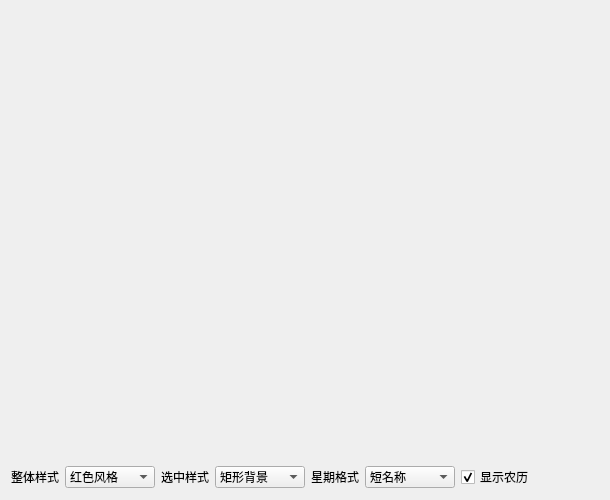
<?xml version="1.0" encoding="UTF-8"?>
<ui version="4.0">
 <class>frmLunarCalendarWidget</class>
 <widget class="QWidget" name="frmLunarCalendarWidget">
  <property name="geometry">
   <rect>
    <x>0</x>
    <y>0</y>
    <width>610</width>
    <height>500</height>
   </rect>
  </property>
  <property name="windowTitle">
   <string>Form</string>
  </property>
  <layout class="QVBoxLayout" name="verticalLayout">
   <item>
    <widget class="LunarCalendarWidget" name="lunarCalendarWidget" native="true">
     <property name="sizePolicy">
      <sizepolicy hsizetype="Preferred" vsizetype="Expanding">
       <horstretch>0</horstretch>
       <verstretch>0</verstretch>
      </sizepolicy>
     </property>
    </widget>
   </item>
   <item>
    <layout class="QHBoxLayout" name="horizontalLayout">
     <item>
      <widget class="QLabel" name="labCalendarStyle">
       <property name="text">
        <string>整体样式</string>
       </property>
      </widget>
     </item>
     <item>
      <widget class="QComboBox" name="cboxCalendarStyle">
       <property name="minimumSize">
        <size>
         <width>90</width>
         <height>0</height>
        </size>
       </property>
       <item>
        <property name="text">
         <string>红色风格</string>
        </property>
       </item>
      </widget>
     </item>
     <item>
      <widget class="QLabel" name="labSelectType">
       <property name="text">
        <string>选中样式</string>
       </property>
      </widget>
     </item>
     <item>
      <widget class="QComboBox" name="cboxSelectType">
       <property name="minimumSize">
        <size>
         <width>90</width>
         <height>0</height>
        </size>
       </property>
       <item>
        <property name="text">
         <string>矩形背景</string>
        </property>
       </item>
       <item>
        <property name="text">
         <string>圆形背景</string>
        </property>
       </item>
       <item>
        <property name="text">
         <string>角标背景</string>
        </property>
       </item>
       <item>
        <property name="text">
         <string>图片背景</string>
        </property>
       </item>
      </widget>
     </item>
     <item>
      <widget class="QLabel" name="labWeekNameFormat">
       <property name="text">
        <string>星期格式</string>
       </property>
      </widget>
     </item>
     <item>
      <widget class="QComboBox" name="cboxWeekNameFormat">
       <property name="minimumSize">
        <size>
         <width>90</width>
         <height>0</height>
        </size>
       </property>
       <item>
        <property name="text">
         <string>短名称</string>
        </property>
       </item>
       <item>
        <property name="text">
         <string>普通名称</string>
        </property>
       </item>
       <item>
        <property name="text">
         <string>长名称</string>
        </property>
       </item>
       <item>
        <property name="text">
         <string>英文名称</string>
        </property>
       </item>
      </widget>
     </item>
     <item>
      <widget class="QCheckBox" name="ckShowLunar">
       <property name="text">
        <string>显示农历</string>
       </property>
       <property name="checked">
        <bool>true</bool>
       </property>
      </widget>
     </item>
     <item>
      <spacer name="horizontalSpacer">
       <property name="orientation">
        <enum>Qt::Orientation::Horizontal</enum>
       </property>
       <property name="sizeHint" stdset="0">
        <size>
         <width>40</width>
         <height>20</height>
        </size>
       </property>
      </spacer>
     </item>
    </layout>
   </item>
  </layout>
 </widget>
 <customwidgets>
  <customwidget>
   <class>LunarCalendarWidget</class>
   <extends>QWidget</extends>
   <header>lunarcalendarwidget.h</header>
   <container>1</container>
  </customwidget>
 </customwidgets>
 <resources/>
 <connections/>
</ui>
